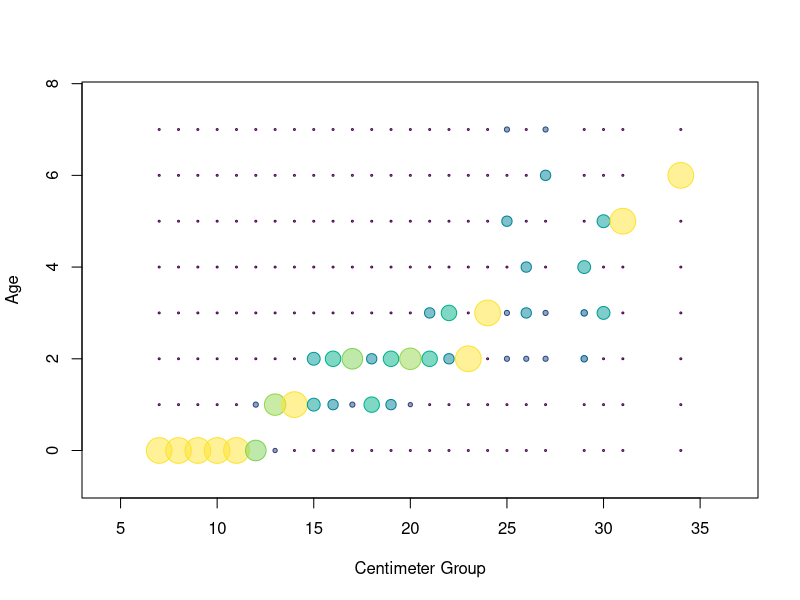
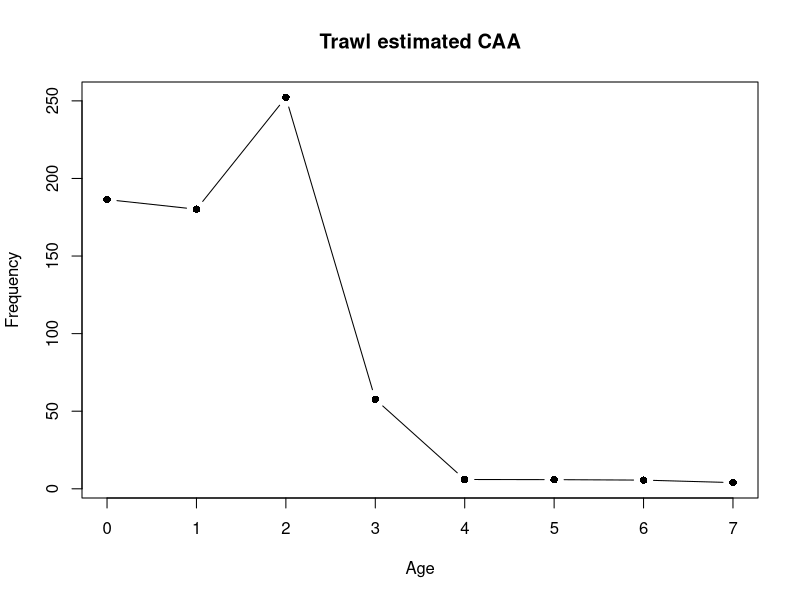
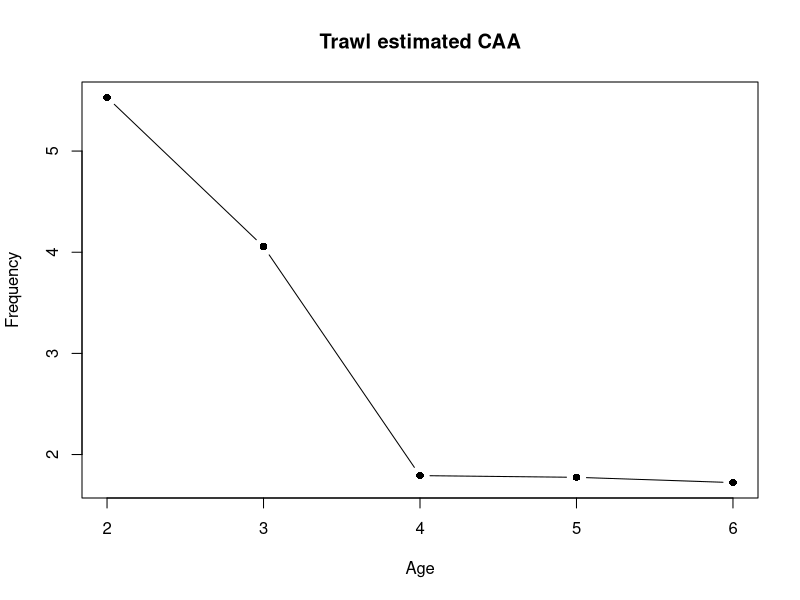

Reproduce these figures in R, in order.
## ---- chunk 1
library(lme4)

col2rgbA<-function(color,transparency)
{
  rgb(t(col2rgb(color))/255,alpha=transparency)
}
## ---- chunk 2
setwd("/workspaces/schooling/population_dynamics/lab_4/")
age <- read.table("data/griffin age data.txt", header=TRUE, quote="\"", na.strings=".")
trawl <- read.table("data/griffin trawl data.txt", header=TRUE, quote="\"", na.strings=".")
trap <- read.table("data/trap net data.txt", header=TRUE, quote="\"", na.strings=".")
## ---- chunk 3
catch <- rbind(
    data.frame(
        Gear=trap$Gear,
        TL = trap$TL
    ),
    data.frame(
        Gear=rep("trawl", nrow(trawl)),
        TL = trawl$TL
    )
)
head(catch)
## ---- chunk 4
age$cmgrp <- floor(age$TL / 10)
catch$cmgrp <- floor(catch$TL / 10)
age_trawl <- age[age$Gear=="trawl",]
age_trapnet <- age[age$Gear=="trapnet",]
## ---- chunk 5
trawl_ALK <- with(
    age_trawl,
    data.frame(
        prop.table(
            table(Rings, cmgrp),
            margin=2
        ),
        stringsAsFactors = FALSE
    )
)
names(trawl_ALK) <- c("age","cmgrp","prop") 
head(trawl_ALK)
## ---- chunk 6
trawl_ALK$col.prop <- hcl.colors(101,'viridis')[round(trawl_ALK$prop,2)*100+1]
trawl_ALK$age <- as.numeric(as.character(trawl_ALK$age))
trawl_ALK$cmgrp <- as.numeric(as.character(trawl_ALK$cmgrp))
head(trawl_ALK)
## ---- chunk 7
with(
    trawl_ALK,
    symbols(
        x=cmgrp,
        y=age,
        circles=prop/1.5,
        inches=FALSE,
        fg = col.prop,
        bg = col2rgbA(col.prop,0.5),
        xlab="Centimeter Group",
        ylab="Age"
    )
)
## ---- chunk 8
trawl_NL <- data.frame(
    table(
        catch$cmgrp[catch$Gear=='trawl']
    )
)
names(trawl_NL) <- c('cmgrp','count')   
head(trawl_NL)
## ---- chunk 9
trawl_merge <- merge(trawl_ALK, trawl_NL)
trawl_merge$N <- trawl_merge$prop * trawl_merge$count
head(trawl_merge)
## ---- chunk 10
(trawl_CAA <- aggregate(N~age, data=trawl_merge, sum))
trawl_CAA$age <- as.integer(as.character(trawl_CAA$age))
with(trawl_CAA, plot(age, N, 
     type='b',pch=16, col="black",
          xlab="Age", ylab="Frequency",
          main="Trawl estimated CAA"))
## ---- chunk 11
firstage <- 2
lastage <- 6

mask <- trawl_CAA$age %in% seq(firstage, lastage)
trawl_CAA$lnN <- log(trawl_CAA$N)
with(trawl_CAA[mask,], plot(age, lnN, 
     type='b',pch=16, col="black",
          xlab="Age", ylab="Frequency",
          main="Trawl estimated CAA"))
## ---- chunk 12
trawl_fit <- with(
    trawl_CAA[mask,],
    lm(lnN~age)
)
summary(trawl_fit)
## ---- chunk 13
(trawl_Z <- -trawl_fit$coefficients[2])
(trawl_A <- 1 - exp(-trawl_Z))
## ---- chunk 14
coef_tab <- summary(trawl_fit)$coef
Z <- coef_tab[2, 1]
Zster <- coef_tab[2, 2]
